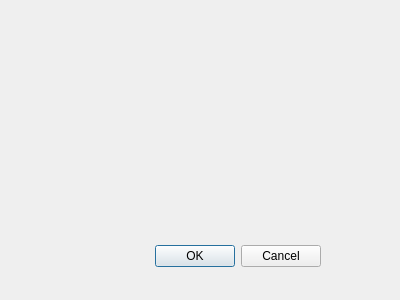
<?xml version="1.0" encoding="UTF-8"?>
<ui version="4.0">
 <class>Dialog</class>
 <widget class="QDialog" name="Dialog">
  <property name="geometry">
   <rect>
    <x>0</x>
    <y>0</y>
    <width>400</width>
    <height>300</height>
   </rect>
  </property>
  <property name="windowTitle">
   <string>Dialog</string>
  </property>
  <widget class="QDialogButtonBox" name="buttonBox">
   <property name="geometry">
    <rect>
     <x>-20</x>
     <y>240</y>
     <width>341</width>
     <height>32</height>
    </rect>
   </property>
   <property name="orientation">
    <enum>Qt::Horizontal</enum>
   </property>
   <property name="standardButtons">
    <set>QDialogButtonBox::Cancel|QDialogButtonBox::Ok</set>
   </property>
  </widget>
 </widget>
 <resources/>
 <connections>
  <connection>
   <sender>buttonBox</sender>
   <signal>accepted()</signal>
   <receiver>Dialog</receiver>
   <slot>accept()</slot>
   <hints>
    <hint type="sourcelabel">
     <x>248</x>
     <y>254</y>
    </hint>
    <hint type="destinationlabel">
     <x>157</x>
     <y>274</y>
    </hint>
   </hints>
  </connection>
  <connection>
   <sender>buttonBox</sender>
   <signal>rejected()</signal>
   <receiver>Dialog</receiver>
   <slot>reject()</slot>
   <hints>
    <hint type="sourcelabel">
     <x>316</x>
     <y>260</y>
    </hint>
    <hint type="destinationlabel">
     <x>286</x>
     <y>274</y>
    </hint>
   </hints>
  </connection>
 </connections>
</ui>
